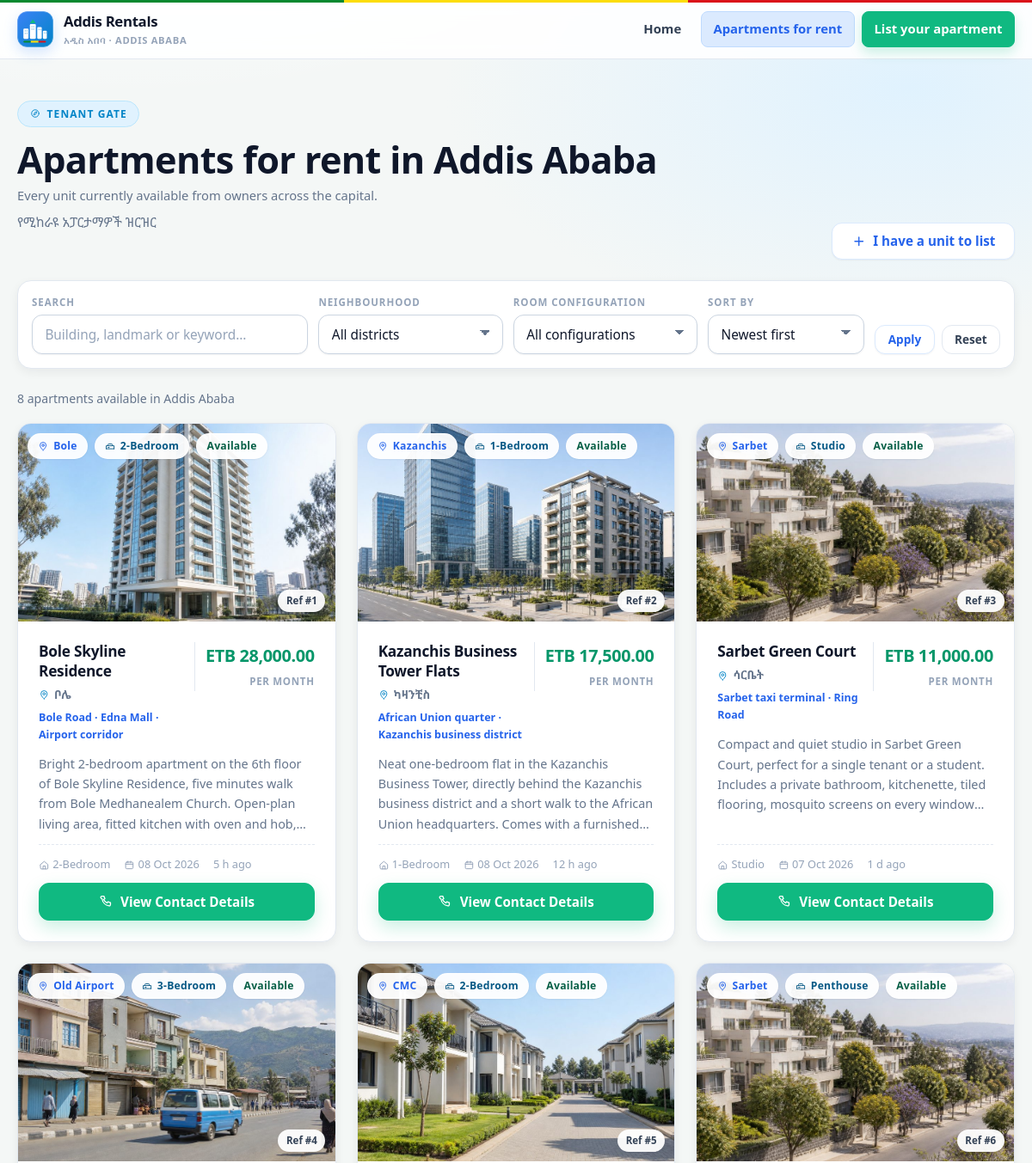
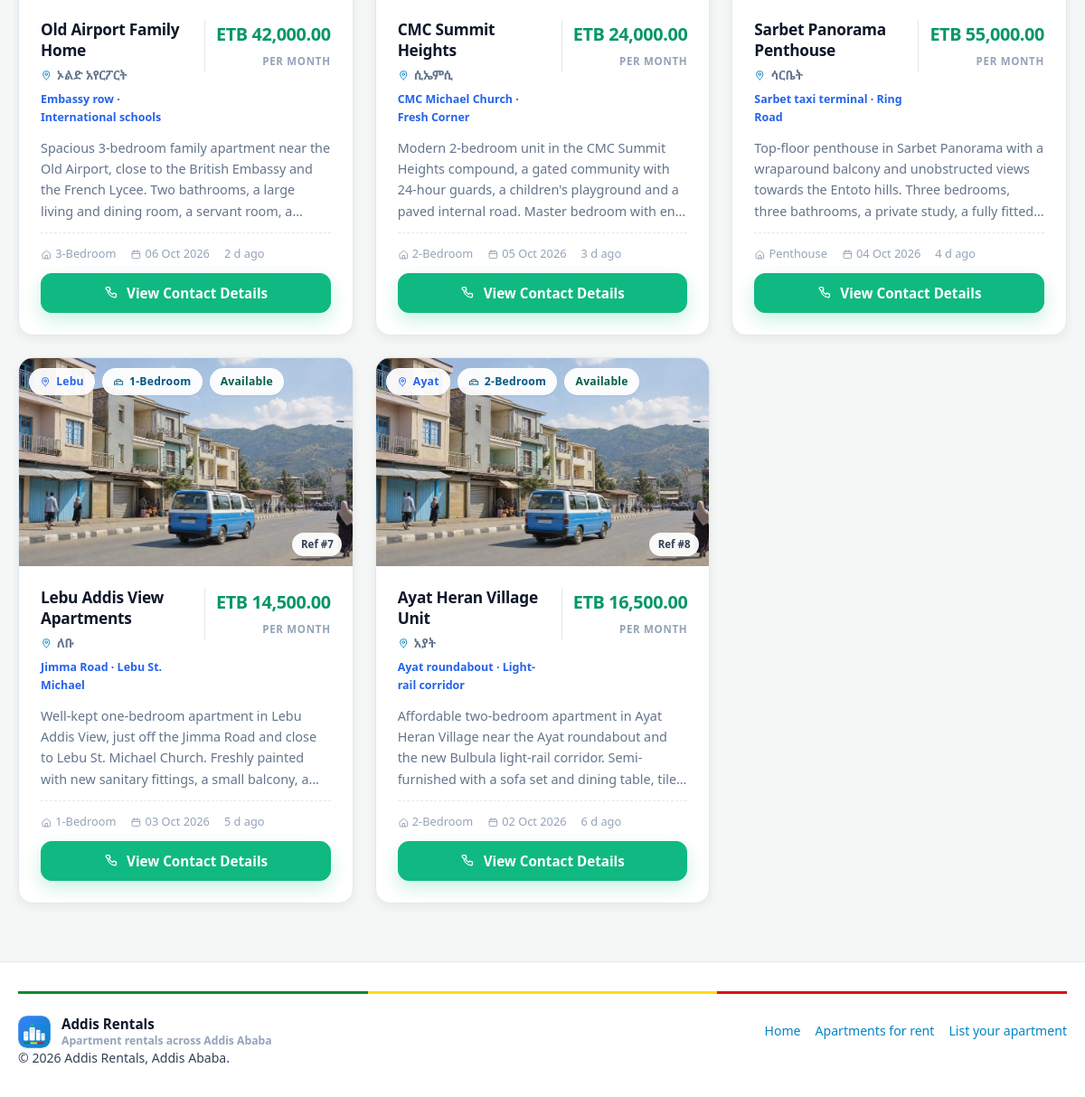
Screenshot of /explore.php with the database file from the repository (2 pictures, top to bottom).
### tables this page shows
CREATE TABLE `listings` (
    `id`             INT UNSIGNED  NOT NULL AUTO_INCREMENT,
    `building_name`  VARCHAR(100)  NOT NULL,
    `location`       VARCHAR(50)   NOT NULL,
    `unit_type`      VARCHAR(50)   NOT NULL,
    `monthly_rent`   DECIMAL(10,2) NOT NULL,
    `description`    TEXT          NULL,
    `landlord_name`  VARCHAR(100)  NOT NULL,
    `landlord_phone` VARCHAR(20)   NOT NULL,
    `status`         ENUM('Active','Rented') NOT NULL DEFAULT 'Active',
    `created_at`     TIMESTAMP     NOT NULL DEFAULT CURRENT_TIMESTAMP,
    PRIMARY KEY (`id`),
     
    KEY `idx_location`        (`location`),                  
    KEY `idx_unit_type`       (`unit_type`),                 
    KEY `idx_status_created`  (`status`, `created_at`),       
    KEY `idx_status_location` (`status`, `location`),         
    KEY `idx_monthly_rent`    (`monthly_rent`)                
);

### config/db.php (called while the page is built, shortened)
<?php
final class Database
{
    private static ?Database $instance = null;
    private PDO $pdo;
    private function __construct()
    {
        $dsn = sprintf(
            'mysql:host=%s;port=%s;dbname=%s;charset=utf8mb4',
            DB_HOST,
            DB_PORT,
            DB_NAME
        );
        try {
            $this->pdo = new PDO($dsn, DB_USER, DB_PASS, [
                PDO::ATTR_ERRMODE            => PDO::ERRMODE_EXCEPTION,
                PDO::ATTR_DEFAULT_FETCH_MODE => PDO::FETCH_ASSOC,
                PDO::ATTR_EMULATE_PREPARES   => false,
                PDO::ATTR_STRINGIFY_FETCHES  => false,
            ]);
        } catch (PDOException $e) {
            $this->fail($e);
        }
    }
    public static function instance(): Database
    {
        if (self::$instance === null) {
            self::$instance = new self();
        }
        return self::$instance;
    }
    public function fetchAll(string $sql, array $params = []): array
    {
        $stmt = $this->pdo->prepare($sql);
        $stmt->execute($params);
        return $stmt->fetchAll();
    }
}
final class Security
{
    public static function e(?string $value): string
    {
        return htmlspecialchars((string) $value, ENT_QUOTES | ENT_SUBSTITUTE, 'UTF-8');
    }
    public static function clean(?string $value, int $maxLength = 500): string
    {
        $value = (string) $value;
        $value = preg_replace('/[\x00-\x08\x0B\x0C\x0E-\x1F\x7F]/u', '', $value) ?? '';
        $value = preg_replace('/[ \t]+/u', ' ', $value) ?? '';
        $value = trim($value);
        return mb_substr($value, 0, $maxLength, 'UTF-8');
    }
}
function query_str(string $key, string $default = ''): string
{
    $value = $_GET[$key] ?? null;
    return is_string($value) ? $value : $default;
}
function neighbourhood_am(string $location): string
{
    return NEIGHBOURHOODS[$location]['am'] ?? '';
}
function neighbourhood_landmark(string $location): string
{
    return NEIGHBOURHOODS[$location]['landmark'] ?? '';
}
function neighbourhood_image(string $location): string
{
    return NEIGHBOURHOODS[$location]['image'] ?? 'assets/neighbourhood-addis.jpg';
}
function url(string $path = ''): string
{
    return APP_BASE . ltrim($path, '/');
}
function money(float $amount): string
{
    return number_format($amount, 2, '.', ',');
}
function pretty_date(?string $timestamp): string
{
    $ts = strtotime($timestamp);
    return $ts ? date('d M Y', $ts) : '—';
}
function relative_age(?string $timestamp): string
{
    $seconds = time() - (int) strtotime($timestamp);
    if ($seconds < 86400) {
        return (int) floor($seconds / 3600) . ' h ago';
    }
    return (int) floor($seconds / 86400) . ' d ago';
}

### explore.php (the view, shortened to what this page needs)
<?php
require_once __DIR__ . '/config/db.php';
$filterTerm     = Security::clean(query_str('q'), 60);
$filterSort     = Security::clean(query_str('sort'), 20);
if (!in_array($filterSort, ['newest', 'price_asc', 'price_desc'], true)) { $filterSort = 'newest'; }
$orderBy = [
    'newest'     => 'created_at DESC, id DESC',
    'price_asc'  => 'monthly_rent ASC, created_at DESC',
    'price_desc' => 'monthly_rent DESC, created_at DESC',
][$filterSort];
$sql    = 'SELECT id, building_name, location, unit_type, monthly_rent, description,
                  landlord_name, landlord_phone, status, created_at
             FROM listings
            WHERE status = :status';
$params = [':status' => 'Active'];
$sql .= ' ORDER BY ' . $orderBy;
$listings = [];
try {
    $listings = Database::instance()->fetchAll($sql, $params);
} catch (Throwable $e) {
    error_log('[addis-rentals] feed query failed: ' . $e->getMessage());
    $dbError = 'The listings could not be loaded right now. Please refresh the page.';
}
?>
<!DOCTYPE html>
<html lang="en">
<head>
    <link rel="stylesheet" href="<?= Security::e(url('css/styles.css')) ?>">
</head>
<body class="page">
<header class="site-header">
    <div class="container site-header__inner">
        <a class="brand" href="<?= Security::e(url('index.php')) ?>">
            <img class="brand__logo" src="<?= Security::e(url('assets/logo-mark.svg')) ?>" alt="" width="42" height="42">
            <span class="brand__text">
                <?= Security::e(APP_NAME) ?>
                <small>አዲስ አበባ · Addis Ababa</small>
            </span>
        </a>
        <nav class="site-nav" aria-label="Main navigation">
            <a class="site-nav__link" href="<?= Security::e(url('index.php')) ?>">Home</a>
            <a class="site-nav__link is-active" href="<?= Security::e(url('explore.php')) ?>">Apartments for rent</a>
            <a class="site-nav__link site-nav__link--cta" href="<?= Security::e(url('post_apartment.php')) ?>">List your apartment</a>
        </nav>
    </div>
</header>
<main class="page__main">
    <div class="container">
        <div class="feed-head">
            <div class="section-head">
                <span class="section-head__eyebrow">
                    <svg class="icon icon--sm" aria-hidden="true"><use href="<?= Security::e(url('assets/icons.svg#compass')) ?>"></use></svg>
                    Tenant gate
                </span>
                <h1 class="feed-head__title">Apartments for rent in Addis Ababa</h1>
                <p class="feed-head__subtitle">
                    Every unit currently available from owners across the capital.
                </p>
                <span class="section-head__am">የሚከራዩ አፓርታማዎች ዝርዝር</span>
            </div>
            <a class="btn btn--outline" href="<?= Security::e(url('post_apartment.php')) ?>">
                <svg class="icon" aria-hidden="true"><use href="<?= Security::e(url('assets/icons.svg#plus')) ?>"></use></svg>
                <span>I have a unit to list</span>
            </a>
        </div>
        <form class="toolbar" id="filter-form" method="get" action="<?= Security::e(url('explore.php')) ?>" role="search">
            <div class="toolbar__field">
                <label class="toolbar__label" for="filter-search">Search</label>
                <input class="input" type="search" id="filter-search" name="q"
                       placeholder="Building, landmark or keyword…"
                       value="<?= Security::e($filterTerm) ?>">
            </div>
            <div class="toolbar__field">
                <label class="toolbar__label" for="filter-location">Neighbourhood</label>
                <select class="select" id="filter-location" name="location">
                    <option value="">All districts</option>
                </select>
            </div>
            <div class="toolbar__field">
                <label class="toolbar__label" for="filter-type">Room configuration</label>
                <select class="select" id="filter-type" name="unit_type">
                    <option value="">All configurations</option>
                </select>
            </div>
            <div class="toolbar__field">
                <label class="toolbar__label" for="filter-sort">Sort by</label>
                <select class="select" id="filter-sort" name="sort">
                    <option value="newest"     <?= $filterSort === 'newest' ? 'selected' : '' ?>>Newest first</option>
                </select>
            </div>
            <div class="toolbar__actions">
                <button class="btn btn--outline btn--sm" type="submit">Apply</button>
                <button class="btn btn--ghost btn--sm" type="button" id="filter-reset">Reset</button>
            </div>
        </form>
        <div class="results-bar">
            <span class="results-bar__count" id="result-count">
            </span>
        </div>
        <section class="feed-grid" id="feed-grid" aria-label="Apartment listings">
            <?php foreach ($listings as $listing): ?>
                <?php
                    $district  = (string) $listing['location'];
                    $rent      = (float) $listing['monthly_rent'];
                    $createdTs = (int) strtotime((string) $listing['created_at']);
                    $isRented  = ((string) $listing['status']) !== 'Active';
                    $image     = neighbourhood_image($district);
                ?>
                <article class="listing-card <?= $isRented ? 'is-rented' : '' ?>"
                         data-building="<?= Security::e((string) $listing['building_name']) ?>"
                         data-location="<?= Security::e($district) ?>"
                         data-unit-type="<?= Security::e((string) $listing['unit_type']) ?>"
                         data-rent="<?= Security::e(number_format($rent, 2, '.', '')) ?>"
                         data-description="<?= Security::e((string) $listing['description']) ?>"
                         data-landlord="<?= Security::e((string) $listing['landlord_name']) ?>"
                         data-phone="<?= Security::e((string) $listing['landlord_phone']) ?>"
                         data-created="<?= Security::e((string) $createdTs) ?>"
                         data-image="<?= Security::e(url($image)) ?>"
                         data-district="<?= Security::e($district) ?>">
                    <div class="listing-card__media">
                        <img src="<?= Security::e(url($image)) ?>"
                             alt="Apartments in <?= Security::e($district) ?>, Addis Ababa"
                             width="900" height="675" loading="lazy">
                        <div class="tag-row">
                            <span class="tag tag--location">
                                <svg class="icon icon--sm" aria-hidden="true"><use href="<?= Security::e(url('assets/icons.svg#pin')) ?>"></use></svg>
                                <?= Security::e($district) ?>
                            </span>
                            <span class="tag tag--type">
                                <svg class="icon icon--sm" aria-hidden="true"><use href="<?= Security::e(url('assets/icons.svg#bed')) ?>"></use></svg>
                                <?= Security::e((string) $listing['unit_type']) ?>
                            </span>
                            <?php if ($isRented): ?>
                                <span class="tag tag--rented">Rented</span>
                            <?php else: ?>
                                <span class="tag tag--status">Available</span>
                            <?php endif; ?>
                        </div>
                        <span class="listing-card__id">Ref #<?= Security::e((string) $listing['id']) ?></span>
                    </div>
                    <div class="listing-card__body">
                        <div class="listing-card__top">
                            <div>
                                <h2 class="listing-card__title">
                                    <?= Security::e((string) $listing['building_name']) ?>
                                </h2>
                                <p class="listing-card__hood">
                                    <svg class="icon icon--sm" aria-hidden="true"><use href="<?= Security::e(url('assets/icons.svg#pin')) ?>"></use></svg>
                                    <span class="am"><?= Security::e(neighbourhood_am($district)) ?></span>
                                    <?= Security::e(neighbourhood_landmark($district)) ?>
                                </p>
                            </div>
                            <div class="listing-card__price">
                                <span class="listing-card__amount">ETB <?= Security::e(money($rent)) ?></span>
                                <span class="listing-card__period">per month</span>
                            </div>
                        </div>
                        <?php if (trim((string) $listing['description']) !== ''): ?>
                            <p class="listing-card__desc"><?= Security::e((string) $listing['description']) ?></p>
                        <?php endif; ?>
                        <div class="listing-card__meta">
                            <span>
                                <svg class="icon icon--sm" aria-hidden="true"><use href="<?= Security::e(url('assets/icons.svg#home')) ?>"></use></svg>
                                <?= Security::e((string) $listing['unit_type']) ?>
                            </span>
                            <span>
                                <svg class="icon icon--sm" aria-hidden="true"><use href="<?= Security::e(url('assets/icons.svg#calendar')) ?>"></use></svg>
                                <?= Security::e(pretty_date((string) $listing['created_at'])) ?>
                            </span>
                            <span><?= Security::e(relative_age((string) $listing['created_at'])) ?></span>
                        </div>
                        <div class="listing-card__actions">
                            <button type="button" class="btn btn--primary js-contact">
                                <svg class="icon" aria-hidden="true"><use href="<?= Security::e(url('assets/icons.svg#phone')) ?>"></use></svg>
                                <span>View Contact Details</span>
                            </button>
                        </div>
                    </div>
                </article>
            <?php endforeach; ?>
        </section>
    </div>
</main>
<footer class="site-footer">
    <div class="container">
        <div class="site-footer__tricolour" aria-hidden="true"></div>
        <div class="site-footer__grid">
            <div class="footer-brand">
                <img class="footer-brand__logo" src="<?= Security::e(url('assets/logo-mark.svg')) ?>" alt="" width="36" height="36">
                <span class="footer-brand__text">
                    <span class="footer-brand__name"><?= Security::e(APP_NAME) ?></span>
                    <span class="footer-brand__meta"><?= Security::e(APP_TAGLINE) ?></span>
                </span>
            </div>
            <div class="site-footer__meta">
                <a href="<?= Security::e(url('index.php')) ?>">Home</a>
                <a href="<?= Security::e(url('explore.php')) ?>">Apartments for rent</a>
                <a href="<?= Security::e(url('post_apartment.php')) ?>">List your apartment</a>
            </div>
        </div>
        <p>&copy; <?= Security::e(date('Y')) ?> <?= Security::e(APP_NAME) ?>, Addis Ababa.</p>
    </div>
</footer>
</body>
</html>

### rows the page displays
listings: shows a picture, location "Bole", unit_type "2-Bedroom", status "Available", id "1", building_name "Bole Skyline Residence", location "ቦሌ", location "Bole Road · Edna Mall · Airport corridor", monthly_rent "28,000.00", description "Bright 2-bedroom apartment on the 6th floor of Bole Skyline Residence, five minutes walk from Bole Medhanealem Church. Open-plan living area, fitted kitchen with oven and…", created_at "08 Oct 2026", created_at "5 h ago"
listings: shows a picture, location "Kazanchis", unit_type "1-Bedroom", status "Available", id "2", building_name "Kazanchis Business Tower Flats", location "ካዛንቺስ", location "African Union quarter · Kazanchis business district", monthly_rent "17,500.00", description "Neat one-bedroom flat in the Kazanchis Business Tower, directly behind the Kazanchis business district and a short walk to the African Union headquarters. Comes with a…", created_at "08 Oct 2026", created_at "12 h ago"
listings: location "Sarbet", unit_type "Studio", status "Available", id "3", building_name "Sarbet Green Court", location "ሳርቤት", location "Sarbet taxi terminal · Ring Road", monthly_rent "11,000.00", description "Compact and quiet studio in Sarbet Green Court, perfect for a single tenant or a student. Includes a private bathroom, kitchenette, tiled flooring, mosquito screens on every…", created_at "07 Oct 2026", created_at "1 d ago"
listings: location "Old Airport", unit_type "3-Bedroom", status "Available", id "4", building_name "Old Airport Family Home", location "ኦልድ አየርፖርት", location "Embassy row · International schools", monthly_rent "42,000.00", description "Spacious 3-bedroom family apartment near the Old Airport, close to the British Embassy and the French Lycee. Two bathrooms, a large living and dining room, a servant room,…", created_at "06 Oct 2026", created_at "2 d ago"
listings: shows a picture, location "CMC", unit_type "2-Bedroom", status "Available", id "5", building_name "CMC Summit Heights", location "ሲኤምሲ", location "CMC Michael Church · Fresh Corner", monthly_rent "24,000.00", description "Modern 2-bedroom unit in the CMC Summit Heights compound, a gated community with 24-hour guards, a children's playground and a paved internal road. Master bedroom…", created_at "05 Oct 2026", created_at "3 d ago"
listings: location "Sarbet", unit_type "Penthouse", status "Available", id "6", building_name "Sarbet Panorama Penthouse", location "ሳርቤት", location "Sarbet taxi terminal · Ring Road", monthly_rent "55,000.00", description "Top-floor penthouse in Sarbet Panorama with a wraparound balcony and unobstructed views towards the Entoto hills. Three bedrooms, three bathrooms, a private study, a fully…", created_at "04 Oct 2026", created_at "4 d ago"
listings: location "Lebu", unit_type "1-Bedroom", status "Available", id "7", building_name "Lebu Addis View Apartments", location "ለቡ", location "Jimma Road · Lebu St. Michael", monthly_rent "14,500.00", description "Well-kept one-bedroom apartment in Lebu Addis View, just off the Jimma Road and close to Lebu St. Michael Church. Freshly painted with new sanitary fittings, a small balcony,…", created_at "03 Oct 2026", created_at "5 d ago"
listings: location "Ayat", unit_type "2-Bedroom", status "Available", id "8", building_name "Ayat Heran Village Unit", location "አያት", location "Ayat roundabout · Light-rail corridor", monthly_rent "16,500.00", description "Affordable two-bedroom apartment in Ayat Heran Village near the Ayat roundabout and the new Bulbula light-rail corridor. Semi-furnished with a sofa set and dining table,…", created_at "02 Oct 2026", created_at "6 d ago"

### other values shown
Security::e(APP_NAME) "Addis Rentals"
Security::e(APP_TAGLINE) "Apartment rentals across Addis Ababa"
